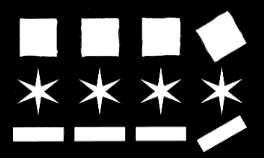
//> input picture Semester8/IA1/c03/images/train.png, 264 x 158 px
$ ./main   (built with g++ and OpenCV 4)
//> lines starting //> are read from the running program, lines starting //| are printed output that depends on the picture; after the words box and inside, x2 and y2 are one past the last pixel; in counts of white or black regions, pixels touching at a corner belong together
#include <stdio.h>
#include <cmath>
#include <vector>
#include <string>
#include <fstream>
#include <iostream>

#include <opencv2/opencv.hpp>
struct ObjectStats {
    int area = 0;
    long long sum_x = 0;
    long long sum_y = 0;
    int circ = 0;
    double xt = 0.0;
    double yt = 0.0;
    double mu20 = 0.0;
    double mu02 = 0.0;
    double mu11 = 0.0;
};

void treshold(const cv::Mat &src, cv::Mat &dst, int threshold)
{
    dst = src.clone();
    for (int i = 0; i < src.rows; i++)
    {
        for (int j = 0; j < src.cols; j++)
        {
            if (src.at<uchar>(i, j) > threshold)
                dst.at<uchar>(i, j) = 255;
            else
                dst.at<uchar>(i, j) = 0;
        }
    }
}

void flood_fill(cv::Mat &src, int x, int y, uchar new_value)
{
    if (x < 0 || x >= src.cols || y < 0 || y >= src.rows)
        return; // Out of bounds

    uchar old_value = src.at<uchar>(y, x);

    if (old_value == 0)
        return; // Background, do not fill
    if (old_value == new_value)
        return; // Already filled

    src.at<uchar>(y, x) = new_value;

    flood_fill(src, x + 1, y, new_value);     // Right
    flood_fill(src, x - 1, y, new_value);     // Left
    flood_fill(src, x, y + 1, new_value);     // Down
    flood_fill(src, x, y - 1, new_value);     // Up
    flood_fill(src, x + 1, y + 1, new_value); // Down-Right
    flood_fill(src, x - 1, y + 1, new_value); // Down-Left
    flood_fill(src, x + 1, y - 1, new_value); // Up-Right
    flood_fill(src, x - 1, y - 1, new_value); // Up-Left
}

int begin_flood_fill(cv::Mat &src)
{
    uchar idx = 1;

    printf("rows: %d, cols: %d\n", src.rows, src.cols);

    for (int i = 0; i < src.rows; i++)
    {
        for (int j = 0; j < src.cols; j++)
        {
            if (src.at<uchar>(i, j) == 255)
            {
                flood_fill(src, j, i, idx);
                if (idx < 255) {
                    ++idx;
                }
            }
        }
    }
    return idx;
}

struct FeatureVector {
    double F1;
    double F2;
    double xt;
    double yt;
    int area;
    int circ;
};

struct Etalon {
    std::string name;
    double F1;
    double F2;
};

std::vector<FeatureVector> extract_features(const cv::Mat& labeled, int num_objects) {
    std::vector<ObjectStats> stats(num_objects);

    for (int y = 0; y < labeled.rows; y++) {
        for (int x = 0; x < labeled.cols; x++) {
            uchar val = labeled.at<uchar>(y, x);
            if (val > 0 && val < num_objects) {
                stats[val].area++;
                stats[val].sum_x += x;
                stats[val].sum_y += y;

                // Check circumference
                bool is_boundary = false;
                if (x == 0 || labeled.at<uchar>(y, x-1) != val) is_boundary = true;
                else if (x == labeled.cols - 1 || labeled.at<uchar>(y, x+1) != val) is_boundary = true;
                else if (y == 0 || labeled.at<uchar>(y-1, x) != val) is_boundary = true;
                else if (y == labeled.rows - 1 || labeled.at<uchar>(y+1, x) != val) is_boundary = true;

                if (is_boundary) {
                    stats[val].circ++;
                }
            }
        }
    }

    for (int i = 1; i < num_objects; i++) {
        if (stats[i].area > 0) {
            stats[i].xt = (double)stats[i].sum_x / stats[i].area;
            stats[i].yt = (double)stats[i].sum_y / stats[i].area;
        }
    }

    for (int y = 0; y < labeled.rows; y++) {
        for (int x = 0; x < labeled.cols; x++) {
            uchar val = labeled.at<uchar>(y, x);
            if (val > 0 && val < num_objects) {
                double dx = x - stats[val].xt;
                double dy = y - stats[val].yt;
                stats[val].mu20 += dx * dx;
                stats[val].mu02 += dy * dy;
                stats[val].mu11 += dx * dy;
            }
        }
    }

    std::vector<FeatureVector> features;
    for (int i = 1; i < num_objects; i++) {
        if (stats[i].area > 0) {
            double mu20 = stats[i].mu20;
            double mu02 = stats[i].mu02;
            double mu11 = stats[i].mu11;

            double tmp1 = mu20 + mu02;
            double tmp2 = std::sqrt(4 * mu11 * mu11 + (mu20 - mu02) * (mu20 - mu02));
            double mu_max = 0.5 * (tmp1 + tmp2);
            double mu_min = 0.5 * (tmp1 - tmp2);

            double F1 = (double)(stats[i].circ * stats[i].circ) / (100.0 * stats[i].area);
            double F2 = (mu_max > 0.0) ? (mu_min / mu_max) : 0.0;

            features.push_back({F1, F2, stats[i].xt, stats[i].yt, stats[i].area, stats[i].circ});
        }
    }
    return features;
}

cv::Mat index_to_color(const cv::Mat &src)
{
    cv::Mat color_image(src.size(), CV_8UC3);
    for (int i = 0; i < src.rows; i++)
    {
        for (int j = 0; j < src.cols; j++)
        {
            uchar idx = src.at<uchar>(i, j);
            if (idx == 0)
            {
                color_image.at<cv::Vec3b>(i, j) = cv::Vec3b(0, 0, 0); // Background
            }
            else
            {
                // Assign a random color based on the index
                color_image.at<cv::Vec3b>(i, j) = cv::Vec3b((idx * 37) % 256, (idx * 59) % 256, (idx * 83) % 256);
            }
        }
    }
    return color_image;
}

void train_etalons() {
    cv::Mat image = cv::imread("../images/train.png", cv::IMREAD_GRAYSCALE);
//> image is the input picture: 158 rows x 264 cols, CV_8UC1; min 0, max 255, mean 62.6
    if (image.empty()) {
        printf("Unable to read train.png.\n");
        return;
    }

    cv::Mat output;
    treshold(image, output, 128);
//> after the loop in treshold, `for (int i = 0; i < src.rows; i++)`:
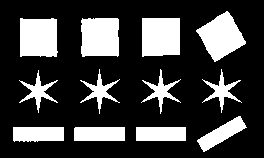
//> dst: 158 rows x 264 cols, CV_8UC1; 24.5% white; 12 white regions, largest, box (x1, y1, x2, y2) and area: (142, 18, 180, 57) 1429, (81, 18, 119, 57) 1412, (196, 11, 246, 62) 1407
    int num_objects = begin_flood_fill(output);
//| rows: 158, cols: 264
//> the loop in begin_flood_fill, `for (int i = 0; i < src.rows; i++)` made 158 passes
//> idx on passes 1 to 3: 1, 1, 1
//> after the loop in begin_flood_fill, `for (int i = 0; i < src.rows; i++)`:
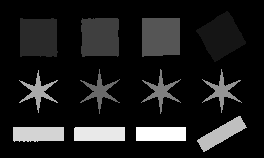
//> src: 158 rows x 264 cols, CV_8UC1; min 0, max 12, mean 1.32; drawn with min black and max white
//> after the loop in begin_flood_fill, `for (int i = 0; i < src.rows; i++)`: idx = 13
//> num_objects = 13
    auto features = extract_features(output, num_objects);
//> in extract_features, `std::vector<ObjectStats> stats(num_objects);`: stats = 13 items
//> the loop in extract_features, `for (int i = 1; i < num_objects; i++)` made 12 passes
//> the loop in extract_features, `for (int i = 1; i < num_objects; i++)` made 12 passes
//> (mu20, mu02, mu11, tmp1, tmp2, mu_max, mu_min, F1) on passes 1 to 9: (160566.9, 169360.9, -3644.3, 329927.7, 11421.8, 170674.8, 159252.9, 0.111), (160403.3, 162970.3, 2249.7, 323373.6, 5180.1, 164276.8, 159096.7, 0.156), (163905.9, 169998.5, -1584.2, 333904.4, 6867.2, 170385.8, 163518.6, 0.151), (171975.1, 168530.1, -4045.6, 340505.2, 8794, 174649.6, 165855.6, 0.153), (28508.3, 26539.9, -138.3, 55048.3, 1987.8, 28518, 26530.2, 0.709), (27984.1, 27726.7, -401.6, 55710.8, 843.4, 28277.1, 27433.7, 0.761), (28204.5, 26415.2, 205.7, 54619.8, 1835.9, 28227.9, 26391.9, 0.725), (27811.7, 25404.7, -131.9, 53216.4, 2421.4, 27818.9, 25397.5, 0.707), (111518.6, 44586.6, -57590.4, 156105.2, 133216.1, 144660.6, 11444.5, 0.167)
//> features = 12 items

    double sum_f1_sq = 0, sum_f2_sq = 0; int count_sq = 0;
    double sum_f1_rect = 0, sum_f2_rect = 0; int count_rect = 0;
    double sum_f1_star = 0, sum_f2_star = 0; int count_star = 0;

    for (const auto& f : features) {
        if (f.yt < 60) {
            sum_f1_sq += f.F1; sum_f2_sq += f.F2; count_sq++;
        } else if (f.yt < 110) {
            sum_f1_star += f.F1; sum_f2_star += f.F2; count_star++;
        } else {
            sum_f1_rect += f.F1; sum_f2_rect += f.F2; count_rect++;
        }
    }
//> this loop made 12 passes
//> (sum_f1_sq, sum_f2_sq) on passes 1 to 4: (0.111, 0.933), (0.267, 1.9), (0.418, 2.86), (0.571, 3.81)
//> (sum_f1_star, sum_f2_star) on passes 5 to 8: (0.709, 0.93), (1.47, 1.9), (2.2, 2.84), (2.9, 3.75)
//> after the loop, sum_f1_sq = 0.571; sum_f2_sq = 3.81; count_sq = 4; sum_f1_star = 2.9; sum_f2_star = 3.75; count_star = 4; sum_f1_rect = 0.825; sum_f2_rect = 0.31; count_rect = 4

    std::ofstream ofs("etalons.txt");
    if (ofs.is_open()) {
        if (count_sq > 0) ofs << "Square " << sum_f1_sq / count_sq << " " << sum_f2_sq / count_sq << "\n";
        if (count_rect > 0) ofs << "Rectangle " << sum_f1_rect / count_rect << " " << sum_f2_rect / count_rect << "\n";
        if (count_star > 0) ofs << "Star " << sum_f1_star / count_star << " " << sum_f2_star / count_star << "\n";
        ofs.close();
        printf("Saved etalons to etalons.txt\n");
    }
}

void classify_image() {
    std::vector<Etalon> etalons;
    std::ifstream ifs("etalons.txt");
    if (ifs.is_open()) {
        std::string name;
        double f1, f2;
        while (ifs >> name >> f1 >> f2) {
            etalons.push_back({name, f1, f2});
        }
        ifs.close();
    } else {
        printf("Could not find etalons.txt. Please train first.\n");
        return;
    }

    cv::Mat image = cv::imread("../images/test02.png", cv::IMREAD_GRAYSCALE);
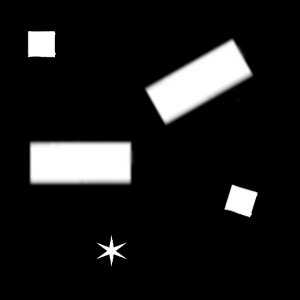
//> input picture Semester8/IA1/c03/images/test02.png, 300 x 300 px
//> image is the input picture: 300 rows x 300 cols, CV_8UC1; min 0, max 255, mean 27.4
    if (image.empty()) {
        printf("Unable to read test02.png.\n");
        return;
    }

    cv::Mat output;
    treshold(image, output, 128);
//> call 2 of treshold, with threshold = 128
//> after the loop in treshold (call 2), `for (int i = 0; i < src.rows; i++)`:
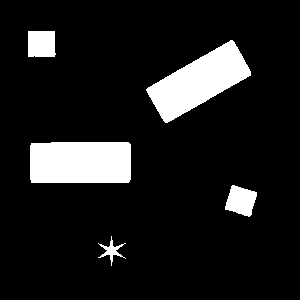
//> dst: 300 rows x 300 cols, CV_8UC1; 10.9% white; 5 white regions, box (x1, y1, x2, y2) and area: (30, 142, 131, 183) 4108, (146, 40, 251, 123) 4077, (28, 31, 56, 57) 703, (225, 185, 257, 217) 693, (98, 236, 126, 266) 213
    int num_objects = begin_flood_fill(output);
//| rows: 300, cols: 300
//> the loop in begin_flood_fill (call 2), `for (int i = 0; i < src.rows; i++)` made 300 passes
//> after the loop in begin_flood_fill (call 2), `for (int i = 0; i < src.rows; i++)`:
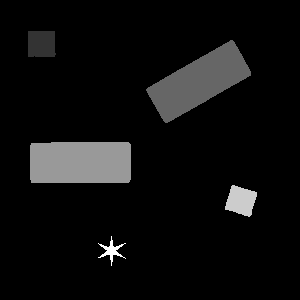
//> src: 300 rows x 300 cols, CV_8UC1; 10.88% of pixels changed, all inside (x1, y1, x2, y2) = (28, 31, 257, 266); drawn with min black and max white
//> after the loop in begin_flood_fill (call 2), `for (int i = 0; i < src.rows; i++)`: idx = 6
//> num_objects = 6
    auto features = extract_features(output, num_objects);
//> the loop in extract_features (call 2), `for (int i = 1; i < num_objects; i++)` made 5 passes
//> the loop in extract_features (call 2), `for (int i = 1; i < num_objects; i++)` made 5 passes
//> (mu20, mu02, mu11, tmp1, tmp2, mu_max, mu_min, F1) on passes 1 to 5: (42929.3, 39531.7, 367.1, 82460.9, 3476, 42968.5, 39492.5, 0.148), (2719582.2, 1264149.5, -1236802.9, 3983731.7, 2870019.1, 3426875.4, 556856.3, 0.14), (3455544, 566888.5, -16769, 4022432.5, 2888850.2, 3455641.3, 566791.1, 0.181), (41652.7, 38686.1, 1555.9, 80338.8, 4299.4, 42319.1, 38019.7, 0.133), (7081.3, 5893.1, -103.4, 12974.4, 1206.1, 7090.3, 5884.2, 0.599)
//> features = 5 items

    cv::Mat color_image = index_to_color(output);

    int fontFace = cv::FONT_HERSHEY_SIMPLEX;
    double fontScale = 0.5;
    int thickness = 1;

    for (const auto& f : features) {
        std::string best_class = "Unknown";
        double min_dist = 1e9;

        for (const auto& et : etalons) {
            double dist = std::sqrt(std::pow(f.F1 - et.F1, 2) + std::pow(f.F2 - et.F2, 2));
            if (dist < min_dist) {
                min_dist = dist;
                best_class = et.name;
            }
        }

        cv::Point textOrg(f.xt - 20, f.yt);
        cv::putText(color_image, best_class, textOrg, fontFace, fontScale, cv::Scalar(0, 0, 0), thickness + 2);
        cv::putText(color_image, best_class, textOrg, fontFace, fontScale, cv::Scalar(255, 255, 255), thickness);
    }
//> this loop made 5 passes
//> textOrg on passes 1 to 5: Point(21, 43), Point(178, 81), Point(60, 162), Point(220, 200), Point(91, 250)
//> pass 1, in classify_image, `cv::putText(color_image, best_class, textOrg, fontFace, fontScale, cv:..`:
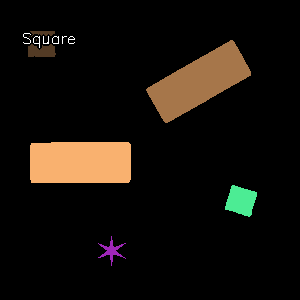
//> color_image: 300 rows x 300 cols, CV_8UC3; mean B, G, R 10.5, 16, 20.6
//> after the loop:
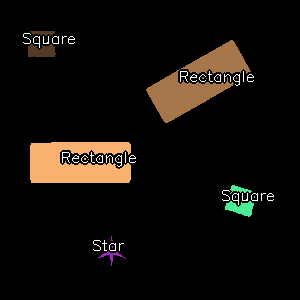
//> color_image: 300 rows x 300 cols, CV_8UC3; mean B, G, R 9.8, 14.1, 18.1

    cv::imshow("Classification Result", color_image);
    int key;
    while (true) {
        key = cv::waitKey(0);
//> the Esc key is pressed
        if (key == 27 || key == '\r') break;
    }
}

int main(int argc, char** argv) {
    if (argc > 1 && std::string(argv[1]) == "train") {
        train_etalons();
    } else if (argc > 1 && std::string(argv[1]) == "test") {
        classify_image();
    } else {
        // By default, do both!
        train_etalons();
        classify_image();
    }
    return 0;
}
